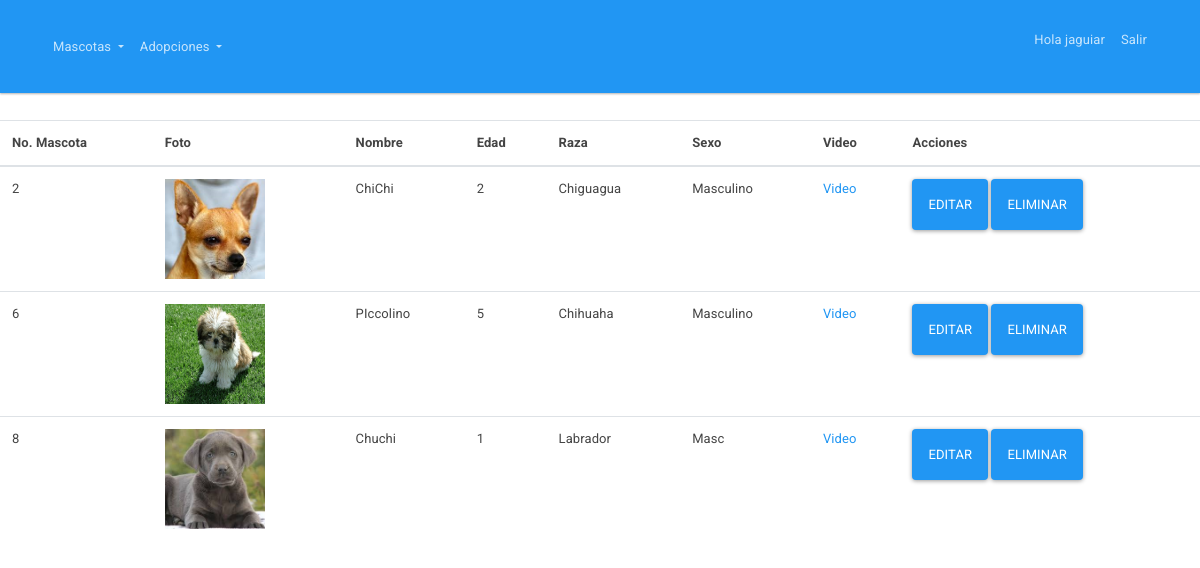
Page /mascota/editar/ (signed in) on the committed database.
### Mascota/models.py (models this page shows, shortened)
class Mascota(models.Model):
    nombre = models.CharField(max_length=50)
    edad = models.IntegerField()
    raza = models.CharField(max_length=50, blank=True, null=True)
    sexo = models.CharField(max_length=50)
    video = models.CharField(max_length=500, blank=True)
    vacuna = models.ManyToManyField(Vacuna, blank=True)
    foto = models.ImageField(upload_to="fotos", blank=True)
    estado = models.BooleanField(default = False)

### Mascota/views.py (the view)
class MascotaAdmin(ListView):
    template_name = 'mascota/mascotaadmin.html'
    model = Mascota

### templates/mascota/mascotaadmin.html
{% extends 'base/base.html' %}
{% block content %}
<div class="table-responsive">
  <table class="table">
    <thead>
      <tr>
        <th scope="col">No. Mascota</th>
        <th scope="col">Foto</th>
        <th scope="col">Nombre</th>
        <th scope="col">Edad</th>
        <th scope="col">Raza</th>
        <th scope="col">Sexo</th>
        <th scope="col">Video</th>
        <th scope="col">Acciones</th>
      </tr>
    </thead>
    <tbody>
      {% if object_list %}
      {% for mascota in object_list %}
      <tr>
        <td>{{ mascota.id }}</td>
        <td>
            <img src="{{ mascota.foto.url }}" alt="" width="100" height="100">
        </td>
        <td>{{ mascota.nombre }}</td>
        <td>{{ mascota.edad }}</td>
        <td>{{ mascota.raza }}</td>
        <td>{{ mascota.sexo}}</td>
        <td>
          <a href="{{ mascota.video }}">Video</a>
        </td>
        <td>
          <a class="btn btn-primary" href="{% url 'mascota:mascotaedit' mascota.id %}">Editar</a>
          <a class="btn btn-primary" href="{% url 'mascota:mascotadelete' mascota.id %}">Eliminar</a>
        </td>
      </tr>
      {% endfor %}
      {% else %}
      <h1>No hay mascotas disponibles</h1>
      {% endif %}
    </tbody>
  </table>
</div>
{%endblock%}

### templates/base/base.html (shortened to what this page needs)
{% load staticfiles %}
<!DOCTYPE html>
<html lang="es" dir="ltr">
  <head>
    <link rel="stylesheet" href="{% static 'css/bootstrap.css' %}">
    <link rel="stylesheet" href="{% static 'css/ustom.min.css' %}">
  </head>
  <body>
    {% block navbar %}
    <div class="navbar navbar-expand-lg fixed-top navbar-dark bg-primary">
    <div class="container">
      <div class="collapse navbar-collapse" id="navbarResponsive">
        <ul class="navbar-nav">
          <li class="nav-item dropdown">
            <a class="nav-link dropdown-toggle" data-toggle="dropdown" href="{% url 'mascota:mascotalist' %}" id="download">Mascotas </a>
          </li>
          <li class="nav-item dropdown">
            <a class="nav-link dropdown-toggle" data-toggle="dropdown" href="{% url 'adopcion:solicitudlist' %}" id="download">Adopciones </a>
          </li>
        </ul>
        <ul class="nav navbar-nav ml-auto">
          <li class="nav-item">
              {% if user.is_authenticated %}
              <p class="nav-link">Hola {{ user.username }}</p>
              {% endif %}
          </li>
          <li class="nav-item">
            <a class="nav-link" href="{% url 'logout' %}">Salir </a>
          </li>
        </ul>
      </div>
    </div>
  </div>
    {% endblock %}
    {% block content %}{% endblock %}
  </body>
</html>

### rows in the picture
Mascota: id "2", foto (picture), nombre "ChiChi", edad "2", raza "Chiguagua", sexo "Masculino"
Mascota: id "6", foto (picture), nombre "PIccolino", edad "5", raza "Chihuaha", sexo "Masculino"
Mascota: id "8", foto (picture), nombre "Chuchi", edad "1", raza "Labrador", sexo "Masc"

### other values in the picture
{{ user.username }} "jaguiar"
